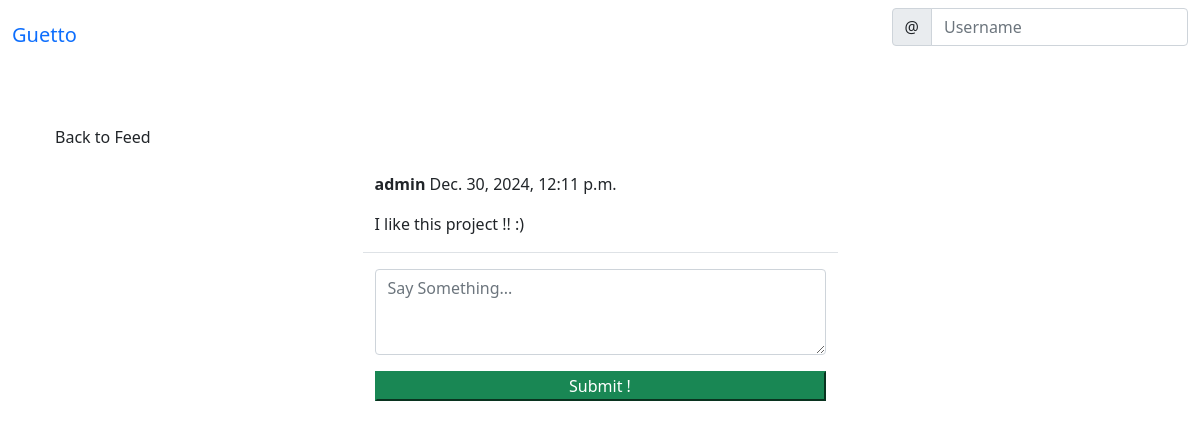
The page /social/post/3 (signed in) on the database as committed earlier.
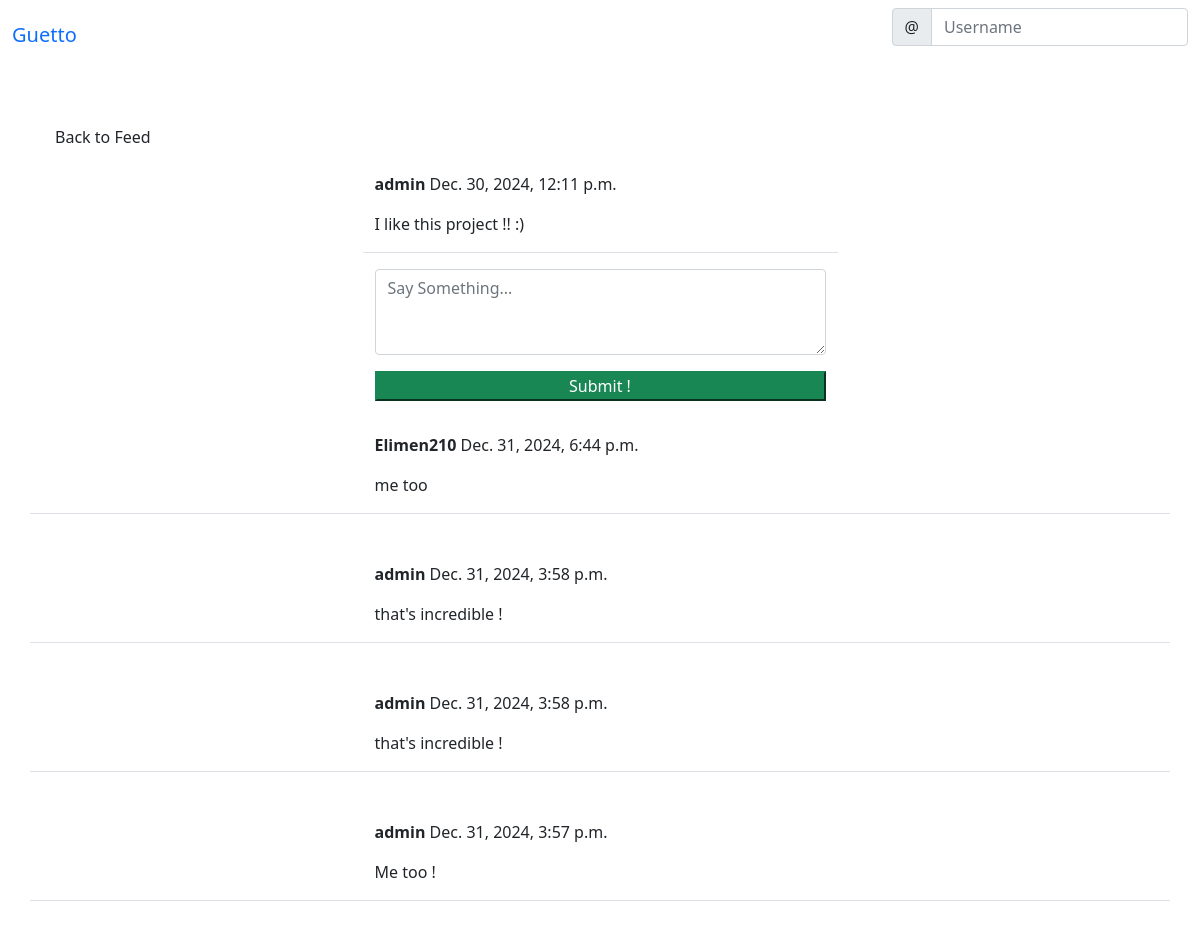
The same page on the database as committed later.
### social/models.py (models this page shows)
class Comment(models.Model):
    comment = models.TextField()
    created_on = models.DateTimeField(default=timezone.now)
    author = models.ForeignKey(User, on_delete=models.CASCADE)
    post = models.ForeignKey('Post', on_delete=models.CASCADE )

### social/views.py (the view, shortened to what this page needs)
# urls.py: path('post/<int:pk>', PostDetailView.as_view(), name='post-detail'),
class PostDetailView(LoginRequiredMixin, View):
    def get(self, request, pk, *args, **kwargs):
        post = Post.objects.get(pk=pk)
        form = CommentForm()
        comments = Comment.objects.filter(post=post).order_by('-created_on')
        context = {
            'post': post,
            'form': form,
            'comments': comments,
        }
        return render(request, 'social/post_detail.html', context)

### social/forms.py
class CommentForm(forms.ModelForm):
    comment = forms.CharField(
            label='',
            widget=forms.Textarea(attrs={
                'rows': '3',
                'placeholder': 'Say Something...'
                }
                )
        )
    class Meta:
        model = Comment
        fields = ['comment']

### social/templates/social/post_detail.html (shortened to what this page needs)
{% extends 'landing/base.html' %}
{% load crispy_forms_tags %}
{% block content %}
    {% if user.is_authenticated %}
    <div class="container">
        <div class="row mt-5">
            <div class="col-md-5 col-sm-6">
                <a href="{% url 'post-list' %}" class="btn btn_light">Back to Feed</a>
            </div>
        </div>
        <div class="row justify-content-center mt-3">
            <div class="col-md-5 col-sm-12 border-bottom">
                <p><strong>{{ post.author }}</strong> {{ post.created_on }} </p>
                <p>{{ post.body }}</p>
            </div>
        </div>
        <div class="row justify-content-center mt-3">
            <div class="col-md-5 col-sm-12">
                <form method="post">
                    {{ form | crispy }}
                    <div class="d-grid gap-2">
                        <button class="btnb btn-success mt-3">Submit !</button>
                    </div>
                </form>
            </div>
        </div>
        {% for comment in comments %}
        <div class="row justify-content-center mt-3 mb-5 border-bottom">
            <div class="col-md-5 col-sm-12">
                <p>
                    <strong>{{ comment.author }}</strong> {{ comment.created_on }}
                </p>
                <p>{{ comment.comment }}</p>
            </div>
        </div>
        {% endfor %}
    </div>
    {% endif %}
{% endblock content %}

Rows that differ between the two databases and show on the page:
added Comment: author "Elimen210", created_on "Dec. 31, 2024, 6:44 p.m.", comment "me too"
added Comment: author "admin", created_on "Dec. 31, 2024, 3:58 p.m.", comment "that's incredible !"
added Comment: author "admin", created_on "Dec. 31, 2024, 3:58 p.m.", comment "that's incredible !"
added Comment: author "admin", created_on "Dec. 31, 2024, 3:57 p.m.", comment "Me too !"
